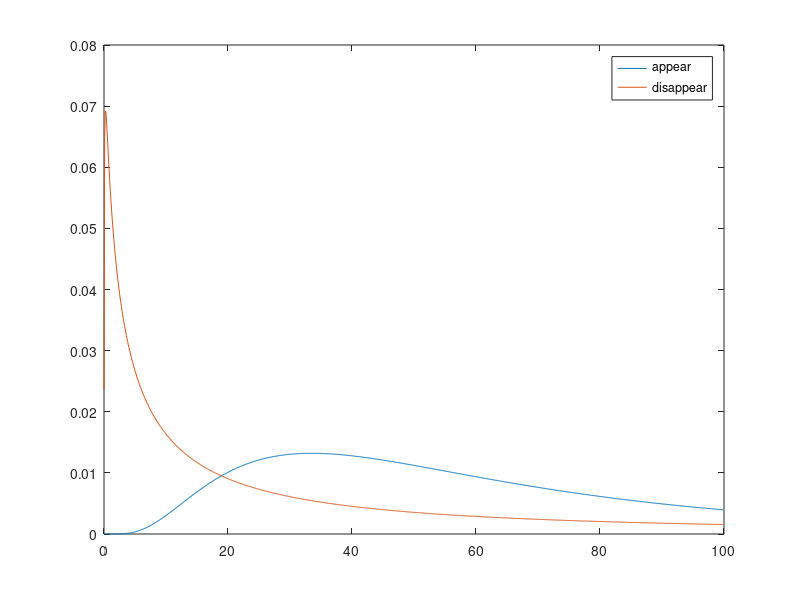
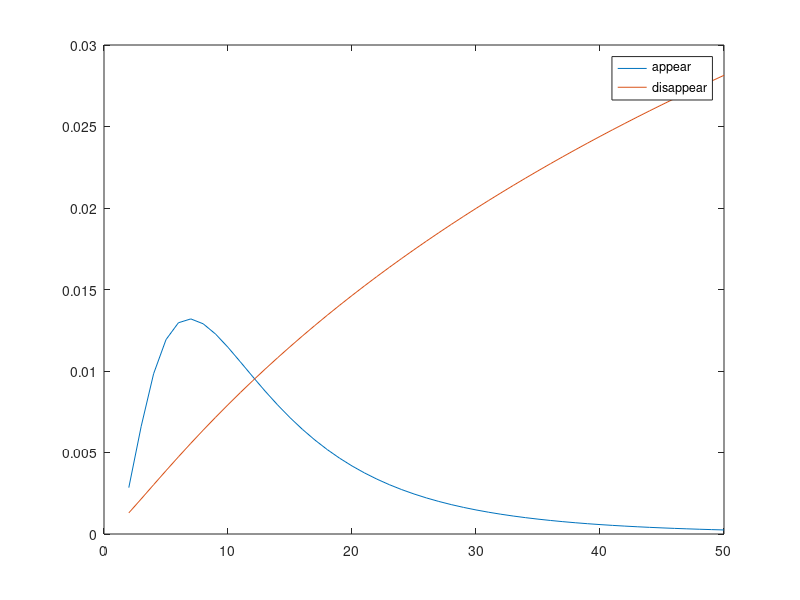
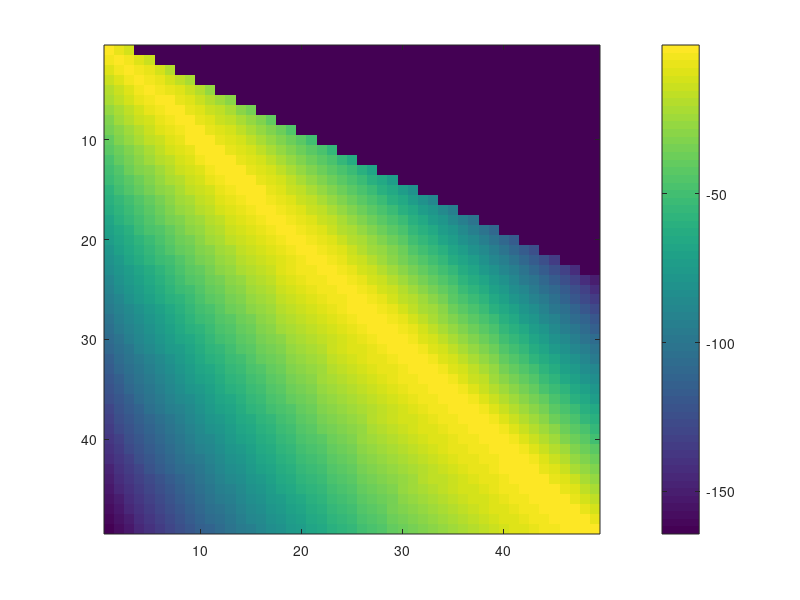

Recreate these plots in MATLAB, in order.
function probability_models
close all
global L beta  delta_t
L = 230;
%beta = 4.5618;
beta = .9825;
delta_t = 4; 
h = .01:.1:100;
[pa,pd] = probability_headway(h);
figure()
plot(h, pa)
hold on
plot(h, pd)
legend('appear', 'disappear')
trapz(h, pa)

n = 2:1:50;
h = L./n;
[pa,pd] = probability_headway(h);
figure()
plot(n, pa)
hold on
plot(n, pd)
legend('appear', 'disappear')

trapz(n, pa)

n = 2:1:50;
trans = compute_transition_mat(min(n), max(n))
% normalize the transition_matrix
for i = 1:max(size(trans))
    trans(i,:) = trans(i,:)/sum(trans(i,:));
end
% find the steady states
plot_trans(trans)
% xi = rand(size(trans,1),1)
% xi = xi/sum(xi)
%xi = zeros(size(trans,1),1)
%xi(13) = 1; 
xi = ones(size(trans,1),1)/size(trans,1);
trans_temp = trans;
for i = 1:200000
    xi = trans*xi;
    trans_temp = trans_temp*trans;
end
xi;
trans_temp(3,:)

% average number of cars
trans_temp(3,:)*n'
% average headway
trans_temp(3,:)*(L./n)'
v = 15*(1 - cos(pi*(L./n - 5)/30));
% average velocity
trans_temp(3,:)*(v')

[pa, pd] = probability_headway(L./n);
% expected number of lane changes per 230 km UNITS ARGH
% use this to calibrate time-step
trans_temp(3,:)*(n.*pa)'
trans_temp(3,:)*(n.*pd)'
end

function plot_trans(trans_map)
figure()
imagesc(log(trans_map))
colorbar()
end

function [pa, pd] = probability_headway(h)
    % these data points correspond to the 70 dataset
    global beta delta_t
    %mu_appear = 3;
    mu_appear = 3.1;
    mu_disappear = 2.79;
    mu_tot = 2.95;
    sig_appear = .3642;
    sig_disappear = .4176;
    sig_tot = .4255;
    
    c_appear = normalization_constant(mu_appear, sig_appear, mu_tot, sig_tot);
    c_disappear = normalization_constant(mu_disappear, sig_disappear, mu_tot, sig_tot);
    p_appear = exp(((log(h) - mu_tot).^2)/(2*sig_tot^2) - ((log(h) - mu_appear).^2)/(2*sig_appear^2));
    p_disappear = exp(((log(h) - mu_tot).^2)/(2*sig_tot^2) - ((log(h) - mu_disappear).^2)/(2*sig_disappear^2));
     %pa = c_appear*p_appear*(delta_t/beta);
     %pd = c_disappear*p_disappear*(delta_t/beta); 
    pa = c_appear*p_appear;
     pd = c_disappear*p_disappear; 

end

% the 1 index corresponds to the appear/disappear
function c = normalization_constant(mu1, sig1, mu2, sig2)
    coeff = (sqrt((1/sig1^2) - (1/sig2^2)))/(sqrt(2*pi));
    exp_factor = exp(((mu1 - mu2)^2 - 2*mu2*sig1^2 + 2*mu1*sig2^2 + (sig1*sig2)^2)/(2*sig1^2 - 2*sig2^2));
    c = coeff*exp_factor;
end

function tn_np = transition_mat_component(n, np)
    global L
    h = L/n;
    [pa, pd] = probability_headway(h);
    if np > 2*n
        tn_np = 0;
    elseif np >= n
        delta = np - n;
        tn_np = 0;
        for i = 0: n - delta
            tn_np = tn_np + nchoosek(n, i+delta)*(pa^(i+delta))*((1-pa)^(n-delta-i))*...
                nchoosek(n, i)*(pd^i)*((1-pd)^(n-i));
        end    
    else
        delta = abs(np - n);
        tn_np = 0;
        for i = 0: n - delta
            tn_np = tn_np + nchoosek(n, i)*(pa^(i))*((1-pa)^(n-i))*...
                nchoosek(n, i+delta)*(pd^(i+delta))*((1-pd)^(n-delta-i));
        end    
    end
end

function trans_mat = compute_transition_mat(n_min, n_max)
    trans_mat = zeros(n_max - n_min + 1, n_max - n_min + 1);
    for i = n_min:n_max
        for j = n_min:n_max
            i
            trans_mat(i-n_min+1, j-n_min+1) = transition_mat_component(i, j);
        end
    end
end
